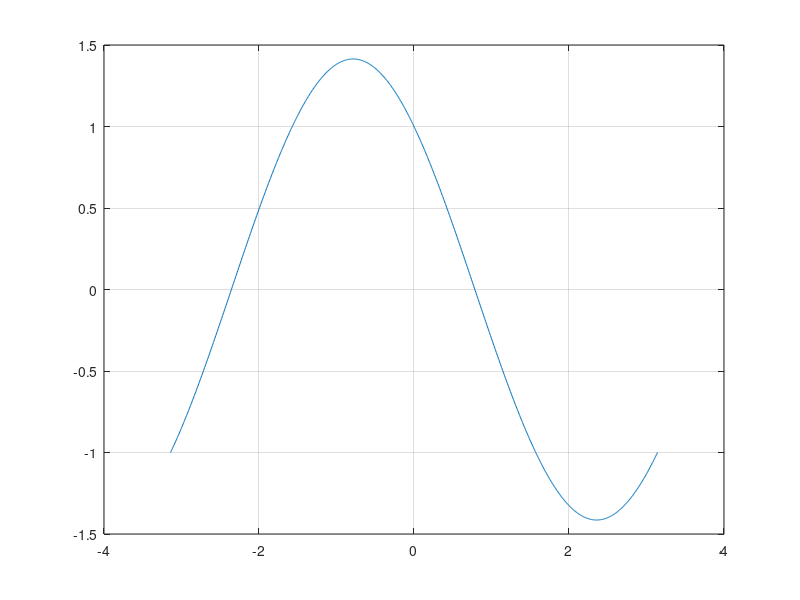

Recreate this plot in MATLAB.
% Introduction to Electric Energy Systems Page 185 Example 6.8.2

M = 1;
I = 1;
If = 1;
theta = linspace(-pi,pi,1001);

T = M*I*If*(cos(theta)-sin(theta));

plot(theta, T)
grid on